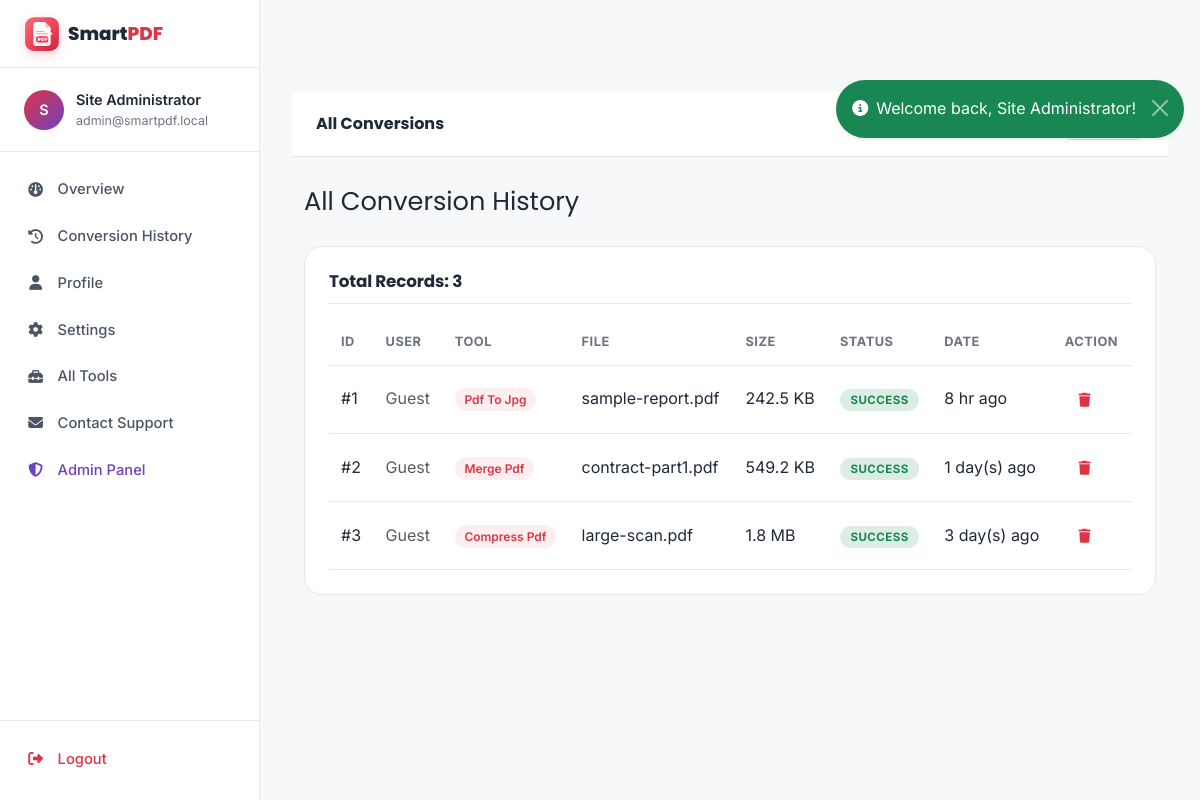
Page /admin/conversions.php (signed in) on the committed database.
### tables this page shows
CREATE TABLE `users` (
    `id`          INT UNSIGNED NOT NULL AUTO_INCREMENT,
    `full_name`   VARCHAR(100) NOT NULL,
    `email`       VARCHAR(150) NOT NULL,
    `password`    VARCHAR(255) NOT NULL,
    `role`        ENUM('user','admin') NOT NULL DEFAULT 'user',
    `avatar`      VARCHAR(255) DEFAULT NULL,
    `is_active`   TINYINT(1) NOT NULL DEFAULT 1,
    `remember_token`     VARCHAR(255) DEFAULT NULL,
    `last_login`  DATETIME DEFAULT NULL,
    `created_at`  DATETIME NOT NULL DEFAULT CURRENT_TIMESTAMP,
    `updated_at`  DATETIME NOT NULL DEFAULT CURRENT_TIMESTAMP ON UPDATE CURRENT_TIMESTAMP,
    PRIMARY KEY (`id`),
    UNIQUE KEY `uniq_users_email` (`email`),
    KEY `idx_users_role` (`role`)
);

CREATE TABLE `conversion_history` (
    `id`                INT UNSIGNED NOT NULL AUTO_INCREMENT,
    `user_id`           INT UNSIGNED DEFAULT NULL,
    `tool_name`         VARCHAR(80) NOT NULL,
    `tool_action`       VARCHAR(80) DEFAULT NULL,
    `original_filename` VARCHAR(255) NOT NULL,
    `converted_filename` VARCHAR(255) DEFAULT NULL,
    `file_size`         BIGINT UNSIGNED DEFAULT 0,
    `status`            ENUM('pending','processing','success','failed','expired') NOT NULL DEFAULT 'pending',
    `error_message`     TEXT DEFAULT NULL,
    `created_at`        DATETIME NOT NULL DEFAULT CURRENT_TIMESTAMP,
    PRIMARY KEY (`id`),
    KEY `idx_history_user` (`user_id`),
    KEY `idx_history_tool` (`tool_name`),
    KEY `idx_history_status` (`status`),
    CONSTRAINT `fk_history_user` FOREIGN KEY (`user_id`)
        REFERENCES `users` (`id`) ON DELETE SET NULL ON UPDATE CASCADE
);

### config/database.php (called while the page is built, shortened)
<?php
function db()
{
    static $pdo = null;
    if ($pdo === null) {
        $dsn = sprintf(
            'mysql:host=%s;port=%s;dbname=%s;charset=%s',
            DB_HOST, DB_PORT, DB_NAME, DB_CHARSET
        );
        $options = [
            PDO::ATTR_ERRMODE            => PDO::ERRMODE_EXCEPTION,
            PDO::ATTR_DEFAULT_FETCH_MODE => PDO::FETCH_ASSOC,
            PDO::ATTR_EMULATE_PREPARES   => false,
            PDO::ATTR_PERSISTENT         => false,
        ];
        try {
            $pdo = new PDO($dsn, DB_USER, DB_PASS, $options);
        } catch (PDOException $e) {
            error_log('DB connection failed: ' . $e->getMessage());
            throw new RuntimeException(
                'Could not connect to the database. Please check config/database.php ' .
                'and make sure MySQL is running (XAMPP: start the MySQL service).'
            );
        }
    }
    return $pdo;
}

### includes/functions.php (called while the page is built, shortened)
<?php
require_once __DIR__ . '/../config/database.php';
function e($value): string
{
    return htmlspecialchars((string)$value, ENT_QUOTES | ENT_HTML5, 'UTF-8');
}
function current_user(): ?array
{
    if (!empty($_SESSION['user_id'])) {
        try {
            $stmt = db()->prepare('SELECT * FROM users WHERE id = ? LIMIT 1');
            $stmt->execute([$_SESSION['user_id']]);
            return $stmt->fetch() ?: null;
        } catch (Throwable $e) {
            return null;
        }
    }
    return null;
}
function format_bytes(int $bytes): string
{
    if ($bytes < 1048576) return round($bytes / 1024, 1) . ' KB';
    if ($bytes < 1073741824) return round($bytes / 1048576, 1) . ' MB';
    return round($bytes / 1073741824, 2) . ' GB';
}
function time_ago(string $datetime): string
{
    $ts = strtotime($datetime);
    $diff = time() - $ts;
    if ($diff < 86400) return floor($diff / 3600) . ' hr ago';
    if ($diff < 604800) return floor($diff / 86400) . ' day(s) ago';
    return date('M j, Y', $ts);
}

### admin/conversions.php (the view, shortened to what this page needs)
<?php
$active = 'admin';
require __DIR__ . '/../includes/dashboard_header.php';
$rows = [];
try {
    $rows = db()->query(
        'SELECT h.*, u.full_name AS user_name, u.email AS user_email
         FROM conversion_history h
         LEFT JOIN users u ON u.id = h.user_id
         ORDER BY h.created_at DESC LIMIT 300'
    )->fetchAll();
} catch (Throwable $e) {}
?>
<div class="dash-page-title">All Conversion History</div>
<div class="dash-card">
    <div class="dash-card-header"><h5>Total Records: <?= count($rows) ?></h5></div>
    <div class="table-responsive">
        <table class="history-table">
            <thead>
                <tr>
                    <th>ID</th><th>User</th><th>Tool</th><th>File</th>
                    <th>Size</th><th>Status</th><th>Date</th><th>Action</th>
                </tr>
            </thead>
            <tbody>
                <?php if (empty($rows)): ?>
                    <tr><td colspan="8" class="text-center text-muted py-4">No conversion records.</td></tr>
                <?php else: foreach ($rows as $r): ?>
                    <tr>
                        <td>#<?= (int)$r['id'] ?></td>
                        <td>
                            <?php if ($r['user_name']): ?>
                                <?= e($r['user_name']) ?><br>
                                <small class="text-muted"><?= e($r['user_email']) ?></small>
                            <?php else: ?>
                                <span class="text-muted">Guest</span>
                            <?php endif; ?>
                        </td>
                        <td><span class="tool-pill"><?= e(ucwords(str_replace('_', ' ', $r['tool_name']))) ?></span></td>
                        <td><?= e($r['original_filename']) ?></td>
                        <td><?= format_bytes((int)$r['file_size']) ?></td>
                        <td><span class="status-pill status-<?= e($r['status']) ?>"><?= e($r['status']) ?></span></td>
                        <td><?= time_ago($r['created_at']) ?></td>
                        <td>
                            <form method="POST" class="d-inline" onsubmit="return confirm('Delete this record?');">
                                <button type="submit" class="btn btn-sm btn-icon text-danger">
                                    <i class="fas fa-trash"></i>
                                </button>
                            </form>
                        </td>
                    </tr>
                <?php endforeach; endif; ?>
            </tbody>
        </table>
    </div>
</div>
<?php require __DIR__ . '/../includes/dashboard_footer.php'; ?>

### includes/sidebar.php
<?php
$active = $active ?? 'dashboard';
$items = [
    'dashboard' => ['fa-gauge',            'Overview',        '/dashboard/index.php'],
    'history'   => ['fa-clock-rotate-left','Conversion History','/dashboard/history.php'],
    'profile'   => ['fa-user',             'Profile',         '/dashboard/profile.php'],
    'settings'  => ['fa-gear',             'Settings',        '/dashboard/settings.php'],
    'tools'     => ['fa-toolbox',          'All Tools',       '/tools/index.php'],
    'contact'   => ['fa-envelope',         'Contact Support', '/pages/contact.php'],
];
$u = current_user();
?>
<aside class="dashboard-sidebar" id="dashSidebar">
    <div class="sidebar-header">
        <a href="<?= APP_URL ?>/index.php" class="d-flex align-items-center gap-2">
            <span class="brand-logo"><img src="<?= APP_URL ?>/assets/img/smartpdf-logo.svg" alt=""></span>
            <span class="brand-text">Smart<span class="brand-accent">PDF</span></span>
        </a>
    </div>
    <div class="sidebar-user">
        <div class="avatar"><?= strtoupper(substr($u['full_name'] ?? 'U', 0, 1)) ?></div>
        <div class="sidebar-user-info">
            <div class="fw-semibold"><?= e($u['full_name'] ?? '') ?></div>
            <div class="sidebar-user-email"><?= e($u['email'] ?? '') ?></div>
        </div>
    </div>
    <nav class="sidebar-nav">
        <?php foreach ($items as $key => [$icon, $label, $path]): ?>
            <a href="<?= APP_URL . $path ?>" class="sidebar-link <?= $active === $key ? 'is-active' : '' ?>">
                <i class="fas <?= $icon ?>"></i>
                <span><?= $label ?></span>
            </a>
        <?php endforeach; ?>
        <?php if (($u['role'] ?? '') === 'admin'): ?>
            <a href="<?= APP_URL ?>/admin/index.php" class="sidebar-link sidebar-link-admin">
                <i class="fas fa-shield-halved"></i>
                <span>Admin Panel</span>
            </a>
        <?php endif; ?>
    </nav>
    <div class="sidebar-footer">
        <a href="<?= APP_URL ?>/auth/logout.php" class="sidebar-link sidebar-link-logout">
            <i class="fas fa-right-from-bracket"></i>
            <span>Logout</span>
        </a>
    </div>
</aside>

### assets/css/style.css (style rules this page uses)
:root { --brand-primary: #dc3545; --brand-primary-dark: #b02a37; --brand-primary-light: #f8d7da; --brand-primary-soft: rgba(220, 53, 69, 0.08); --brand-accent: #ff6b6b; --brand-purple: #6f42c1; --brand-blue: #0d6efd; --brand-green: #198754; --brand-orange: #fd7e14; --brand-yellow: #ffc107; --brand-teal: #0dcaf0; --bg-body: #f7f8fa; --bg-card: #ffffff; --bg-elevated: #ffffff; --bg-subtle: #f1f3f6; --bg-input: #ffffff; --text-primary: #1f2937; --text-secondary: #4b5563; --text-muted: #6b7280; --text-light: #9ca3af; --border-color: #e5e7eb; --border-strong: #d1d5db; --shadow-sm: 0 1px 2px rgba(0, 0, 0, 0.04), 0 1px 4px rgba(0, 0, 0, 0.04); --shadow-md: 0 4px 12px rgba(0, 0, 0, 0.08); --shadow-lg: 0 12px 32px rgba(0, 0, 0, 0.10); --shadow-xl: 0 24px 60px rgba(0, 0, 0, 0.14); --radius-sm: 8px; --radius-md: 12px; --radius-lg: 18px; --radius-xl: 24px; --radius-pill: 999px; --font-sans: 'Inter', 'Segoe UI', Roboto, system-ui, -apple-system, sans-serif; --font-display: 'Poppins', 'Inter', system-ui, sans-serif; --header-height: 68px; --max-content: 1240px; }
*, *::before, *::after { box-sizing: border-box; }
html { scroll-behavior: smooth; }
body { font-family: var(--font-sans); background-color: var(--bg-body); color: var(--text-primary); margin: 0; line-height: 1.6; -webkit-font-smoothing: antialiased; -moz-osx-font-smoothing: grayscale; transition: background-color .25s ease, color .25s ease; }
h1, h2, h3, h4, h5, h6 { font-family: var(--font-display); color: var(--text-primary); font-weight: 700; letter-spacing: -0.01em; }
a { color: var(--brand-primary); text-decoration: none; transition: color .15s; }
img { max-width: 100%; }
.brand-logo { width: 36px; height: 36px; border-radius: var(--radius-sm); display: inline-flex; align-items: center; justify-content: center; flex: 0 0 auto; }
.brand-logo img { display: block; width: 100%; height: 100%; border-radius: inherit; filter: drop-shadow(0 4px 6px rgba(220, 53, 69, 0.22)); }
.brand-text { color: var(--text-primary); }
.brand-accent { color: var(--brand-primary); }
.avatar-sm, .avatar { background: linear-gradient(135deg, var(--brand-primary), var(--brand-purple)); color: #fff; border-radius: var(--radius-pill); width: 36px; height: 36px; display: inline-flex; align-items: center; justify-content: center; font-weight: 600; font-size: .9rem; }
.avatar { width: 56px; height: 56px; font-size: 1.25rem; }
.btn { font-family: var(--font-sans); font-weight: 600; border-radius: var(--radius-sm); transition: all .15s ease; }
.btn-icon { background: transparent; border: 0; width: 40px; height: 40px; border-radius: var(--radius-sm); color: var(--text-secondary); }
.gap-2 { gap: .5rem; }

### rows in the picture
users: full_name "S", full_name "Site Administrator", email "admin@smartpdf.local"
conversion_history: id "1", tool_name "Pdf To Jpg", original_filename "sample-report.pdf", file_size "242.5 KB", status "SUCCESS", created_at "8 hr ago"
conversion_history: id "2", tool_name "Merge Pdf", original_filename "contract-part1.pdf", file_size "549.2 KB", status "SUCCESS", created_at "1 day(s) ago"
conversion_history: id "3", tool_name "Compress Pdf", original_filename "large-scan.pdf", file_size "1.8 MB", status "SUCCESS", created_at "3 day(s) ago"

### other values in the picture
$label "Overview"
$label "Conversion History"
$label "Profile"
$label "Settings"
$label "All Tools"
$label "Contact Support"
$pageTitle "All Conversions"
count($rows) "3"
$f['msg'] "Welcome back, Site Administrator!"
